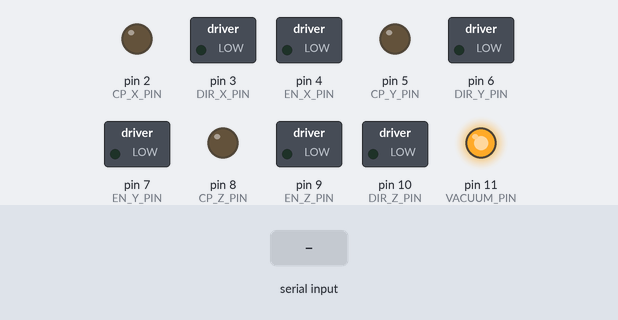
A sketch run on a simulated Arduino Uno, built with avr-gcc and run on an emulated ATmega328P. On the bench: switched loads named in the sketch (green lamp = pin HIGH), output pins drawn as LEDs (lit = HIGH). The inputs (shaded band) are chosen by the test bench.

Above: at 1.2 s.
1.3 s: "vacon\n" received over Serial
At 2.6 s:
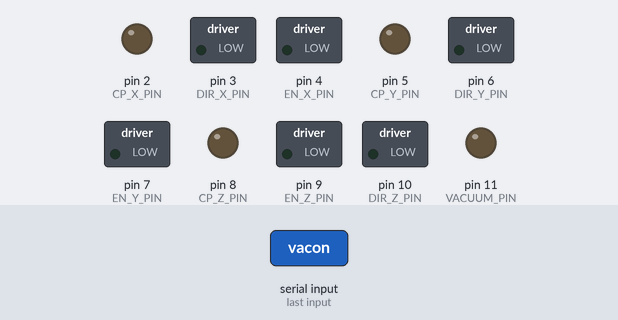
2.9 s: "pickup\n" received over Serial
At 4.0 s:
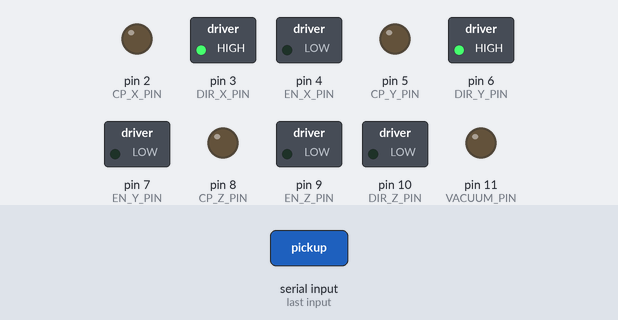
4.5 s: "vacoff\n" received over Serial
At 5.2 s:
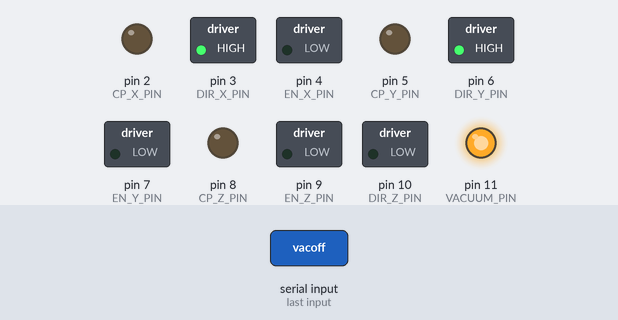
Timing chart, 0 to 7.5 s (numbered marks = the images above; inputs shaded):
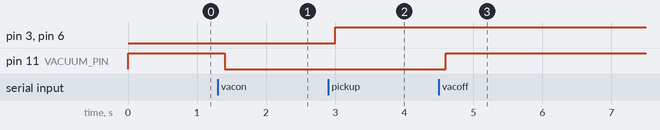

The sketch:

arm.ino
```cpp
#define CP_X_PIN 2 //red
#define DIR_X_PIN 3 //yellow
#define EN_X_PIN 4 //green

#define CP_Y_PIN 5
#define DIR_Y_PIN 6
#define EN_Y_PIN 7

//pins out of order because of soldering mistake the pins are intentionally switched around
#define CP_Z_PIN 8
#define DIR_Z_PIN 10
#define EN_Z_PIN 9

#define VACUUM_PIN 11  //LOW signal maps to vacuum on

#define STOP_PIN 12    //LOW signal input means stopped, this is because the internal pullup resistor inverts the signal

#define X 0
#define Y 1
#define Z 2

#define COUNTERCLOCKWISE 0
#define CLOCKWISE 1

#define PULSES_PER_CIRCLE 1600
//7.22 cm per turn at 19V DC
#define DISTANCE_PER_TURN 7.22
//Delay is in microseconds
#define DELAY 1000

int byteRead = 0;
#define LINE_SIZE 64

//Distance to go up or down in pickup/dropoff subroutines (cm as always)
#define UPDOWN 3

//buffer for serial data
char lineRead[LINE_SIZE];

//Location of head
int posX = 0, posY = 0, posZ = 0;
int tempX = 0, tempY = 0, tempZ = 0;

int stopped = false;

void setup()
{
  Serial.begin(9600);
  pinMode(CP_Y_PIN, OUTPUT);
  pinMode(EN_Y_PIN, OUTPUT);
  pinMode(DIR_Y_PIN, OUTPUT);
  digitalWrite(CP_Y_PIN, LOW);
  digitalWrite(EN_Y_PIN, LOW);
  digitalWrite(DIR_Y_PIN, LOW);

  pinMode(CP_X_PIN, OUTPUT);
  pinMode(EN_X_PIN, OUTPUT);
  pinMode(DIR_X_PIN, OUTPUT);
  digitalWrite(CP_X_PIN, LOW);
  digitalWrite(EN_X_PIN, LOW);
  digitalWrite(DIR_X_PIN, LOW);

  pinMode(CP_Z_PIN, OUTPUT);
  pinMode(EN_Z_PIN, OUTPUT);
  pinMode(DIR_Z_PIN, OUTPUT);
  digitalWrite(CP_Z_PIN, LOW);
  digitalWrite(EN_Z_PIN, LOW);
  digitalWrite(DIR_Z_PIN, LOW);

  pinMode(VACUUM_PIN, OUTPUT);
  //high signal disables vacuum
  digitalWrite(VACUUM_PIN, HIGH);

  //Internal pullup resistor will invert signal
  pinMode(STOP_PIN, INPUT_PULLUP);
}

void loop()
{
  if(!stopped){
    if (Serial.available()) {
      //Allow for transmission to finish
      delay(100);
      //Puts data in buffer lineRead
      readSerial();
      if(strcmp(lineRead,"vacon")==0)
        vacuumOn();
      else if(strcmp(lineRead,"vacoff")==0)
        vacuumOff();
      else{
        char *token, *string;

        string = lineRead;
        int iteration = 0;
        tempX = 0;
        tempY = 0;
        tempZ = 0;
        //pickup or dropoff
        char *type;
        //The following code is a particularly bad way of processing a string
        while ((token = strsep(&string, ",")) != NULL)
        {
          if(iteration==X)
            tempX = atof(token);
          else if(iteration==Y)
            tempY = atof(token);
          else if(iteration==2)
            type = token;
          iteration++;
        }
        if (strcmp(type,"pickup")==0)
            pickup(tempX, tempY);
          else if (strcmp(type,"dropoff")==0)
            dropoff(tempX, tempY);
          else{
            tempZ = atof(type);
            absoluteMove(tempX,tempY,tempZ);
          }
      }
      if(!stopped)
        Serial.println();  //indicates that command has finished executing
    }
  }
}

//TODO rename
void moveDistance(float distance, int axis){
  rotate(abs(distance/DISTANCE_PER_TURN), axis, (distance<0)?CLOCKWISE:COUNTERCLOCKWISE);
}

void rotate(float angle, int axis, int dir){
  if(axis==Y){
    if(dir == COUNTERCLOCKWISE)
      digitalWrite(DIR_Y_PIN, HIGH);
    else
      digitalWrite(DIR_Y_PIN, LOW);
    for(int i=0;i<PULSES_PER_CIRCLE*angle;i++){
      if(isStopped()){
        stopped = true;
        break;
      }
      delayMicroseconds(DELAY);
      digitalWrite(CP_Y_PIN, HIGH);
      digitalWrite(CP_Y_PIN, LOW);
    }
  }
  //In practice the code for moving X and Y is located in the moveXY function
  //The code immediately below should never get called
  else if(axis==X){
    if(dir == COUNTERCLOCKWISE)
      digitalWrite(DIR_X_PIN, HIGH);
    else
      digitalWrite(DIR_X_PIN, LOW);
    for(int i=0;i<PULSES_PER_CIRCLE*angle;i++){
      if(isStopped()){
        stopped = true;
        break;
      }
      delayMicroseconds(DELAY);
      digitalWrite(CP_X_PIN, HIGH);
      digitalWrite(CP_X_PIN, LOW);
    }
  }
  else if(axis==Z){
    //intentional
    if(dir == CLOCKWISE)
      digitalWrite(DIR_Z_PIN, HIGH);
    else
      digitalWrite(DIR_Z_PIN, LOW);
    for(int i=0;i<PULSES_PER_CIRCLE*angle;i++){
      if(isStopped()){
        stopped = true;
        break;
      }
      delayMicroseconds(DELAY);
      digitalWrite(CP_Z_PIN, HIGH);
      digitalWrite(CP_Z_PIN, LOW);
    }
  }
}

void readSerial(){
  for(int i=0;i<LINE_SIZE;i++){
    lineRead[i] = 0;
  }
  for(int i=0;(i<LINE_SIZE && Serial.available());i++){
    /*terminates read on 64 characters, end of data, or newline
    **Newline should be used to terminate input
    */
    if((byteRead = Serial.read()) != '\n')
      lineRead[i] = byteRead;
    else
      break;
  }
}

char *relativeMove(float x, float y, float z){
  //If Z is negative move last
  //If Z is positive move first
  if(z>0)
    moveDistance(z, Z);
//  moveDistance(x, X);
//  moveDistance(y, Y);
    moveXY(x,y);
  if(z<0)
    moveDistance(z, Z);

  //Update stored postitions
  posX += x;
  posY += y;
  posZ += z;
  char location[64];
  snprintf(location, 64, "%f %f %f", posX, posY, posZ);
  return (location);
}

char *absoluteMove(float x, float y, float z){
  return(relativeMove(x-posX,y-posY,z-posZ));
}

void vacuumOn()
{
  digitalWrite(VACUUM_PIN, LOW);
}

void vacuumOff()
{
  digitalWrite(VACUUM_PIN, HIGH);
}

char *pickup(float x, float y){
  relativeMove(0,0,UPDOWN);
  absoluteMove(x,y, posZ);
  relativeMove(0,0,-UPDOWN);
  vacuumOn();
  return "done";
}

char *dropoff(float x, float y){
  relativeMove(0,0,UPDOWN);
  absoluteMove(x,y, posZ);
  relativeMove(0,0,-UPDOWN);
  vacuumOff();
  return "done";
}
//time in ms
void disableMotors(int time){
  digitalWrite(EN_X_PIN,HIGH);
  digitalWrite(EN_Y_PIN,HIGH);
  //digitalWrite(EN_Z_PIN,HIGH);
  delay(time);
  digitalWrite(EN_X_PIN,LOW);
  digitalWrite(EN_Y_PIN,LOW);
  //digitalWrite(EN_Z_PIN,LOW);
}

boolean isStopped(){
  //Code could go here to indicate program failure
  //Serial.println("error"); or something like this
  //Inverted signal
  return (digitalRead(STOP_PIN)==HIGH)?false:true;
}

void moveXY(float x, float y){
  int xTicks = abs(x/DISTANCE_PER_TURN*PULSES_PER_CIRCLE);
  int yTicks = abs(y/DISTANCE_PER_TURN*PULSES_PER_CIRCLE);
  int maxTicks = (xTicks>yTicks)?xTicks:yTicks;
  int xDir = (x<0)?COUNTERCLOCKWISE:CLOCKWISE;
  int yDir = (y<0)?COUNTERCLOCKWISE:CLOCKWISE;
  if(xDir == CLOCKWISE)
      digitalWrite(DIR_X_PIN, HIGH);
  else
      digitalWrite(DIR_X_PIN, LOW);
  if(yDir == CLOCKWISE)
      digitalWrite(DIR_Y_PIN, HIGH);
  else
      digitalWrite(DIR_Y_PIN, LOW);
  for(int i=0;i<maxTicks;i++){
     if(isStopped()){
        stopped = true;
        break;
      }
      delayMicroseconds(DELAY);
      if(i<xTicks){
        digitalWrite(CP_X_PIN, HIGH);
        digitalWrite(CP_X_PIN, LOW);
      }
      if(i<yTicks){
        digitalWrite(CP_Y_PIN, HIGH);
        digitalWrite(CP_Y_PIN, LOW);
      }
  }
}
```

Measured:
- after the input at 1.3 s, pin 11 (VACUUM_PIN): HIGH → LOW after 0.10 s
- after the input at 2.9 s, pin 3 (DIR_X_PIN), pin 6 (DIR_Y_PIN): LOW → HIGH after 0.10 s
- after the input at 4.5 s, pin 11 (VACUUM_PIN): LOW → HIGH after 0.10 s
